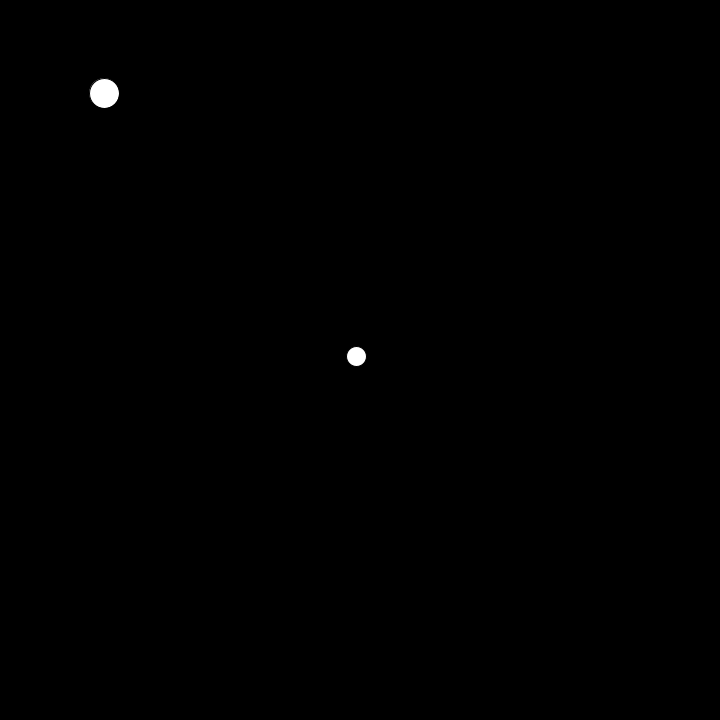
Frame 1 (no input)
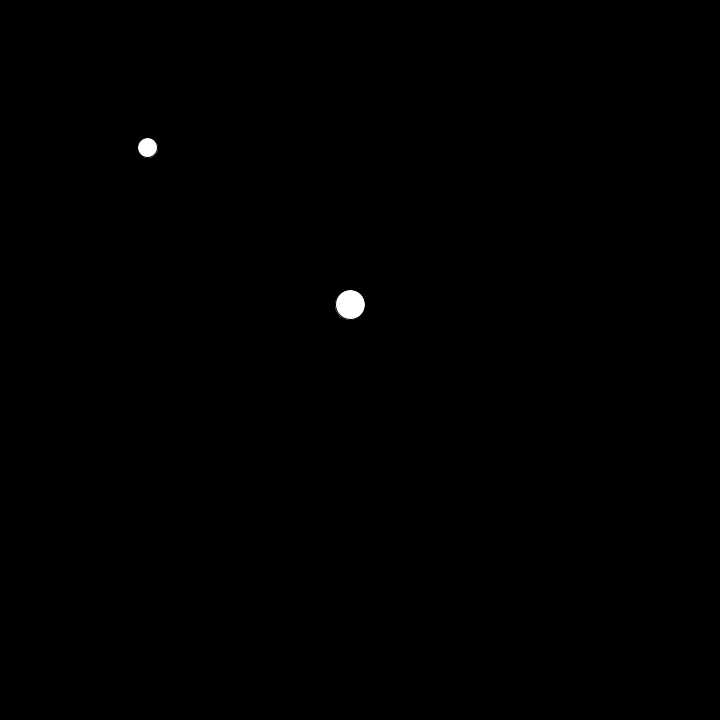
Frame 60 (the mouse pressed at the canvas centre just before this capture)
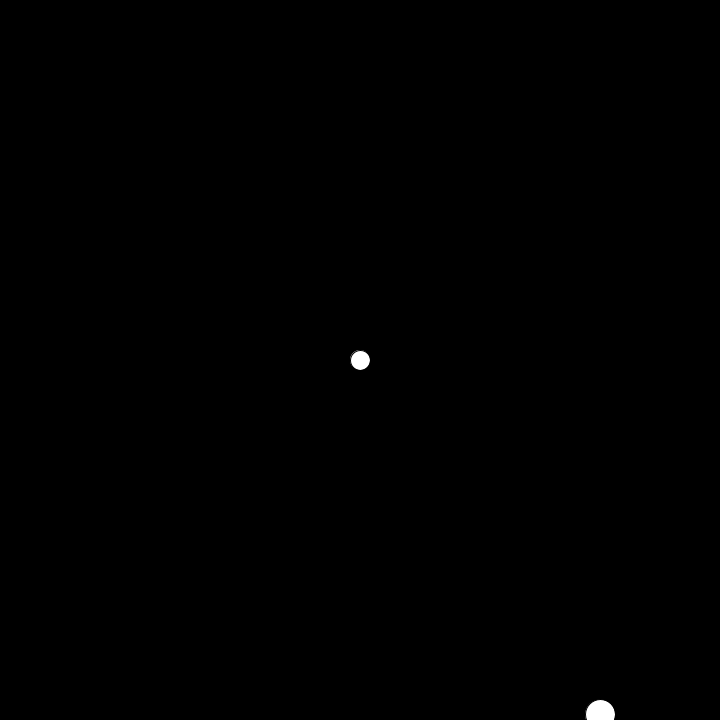
Frame 120 (the mouse held since frame 60 and released just before this capture)

The Processing sketch that drew these frames (run headless with seeded random() and noise(); from frame 60 on, the mouse is pressed at the canvas centre):

// Processing sketch: Assignment_04
// ── Assignment_04.pde
  PVector MChaser;
  PVector Bouncer;
  PVector MCDir;
  PVector BDir;
  float speedMC = 5;
  float speedB = 8;

void setup() {
  size(720, 720);
  MChaser = new PVector(width/2, height/2);
  Bouncer = new PVector(100,100);
  BDir = new PVector(random(-100, 100),random(-100, 100));
}

void draw() {
  background (0);
  MCDir = new PVector(mouseX -MChaser.x, mouseY -MChaser.y);
  MCDir.normalize();
  BDir.normalize();

  if(Bouncer.x > width || Bouncer.x < 0){
    BDir.x = BDir.x * -1;
  }

  if(Bouncer.y > height || Bouncer.y < 0){
    BDir.y = BDir.y * -1;
  }

  MChaser.x += MCDir.x * speedMC;
  MChaser.y += MCDir.y * speedMC;

  Bouncer.x += BDir.x *speedB;
  Bouncer.y += BDir.y *speedB;
  ellipse(MChaser.x, MChaser.y, 20, 20);
  ellipse(Bouncer.x, Bouncer.y, 30,30);
}
